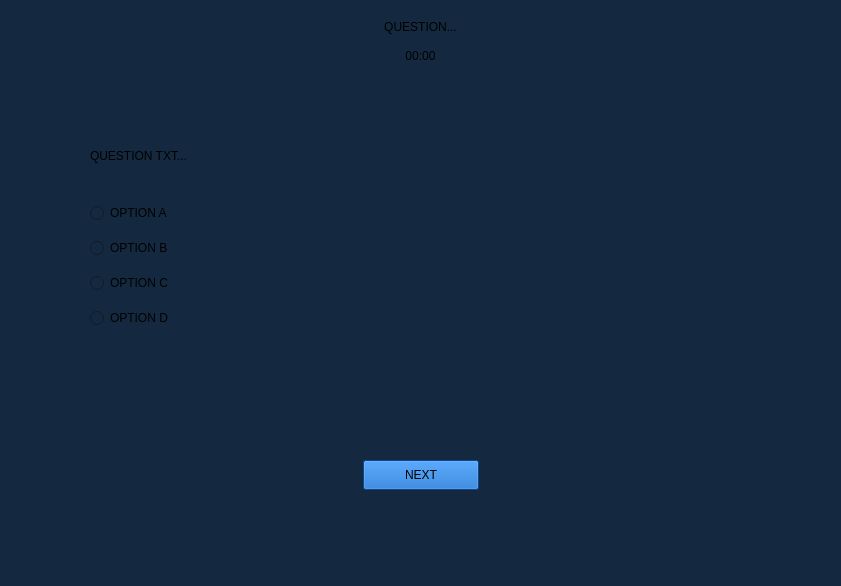
<?xml version="1.0" encoding="UTF-8"?>
<ui version="4.0">
 <class>logicalReasoningForm</class>
 <widget class="QWidget" name="logicalReasoningForm">
  <property name="geometry">
   <rect>
    <x>0</x>
    <y>0</y>
    <width>841</width>
    <height>586</height>
   </rect>
  </property>
  <property name="minimumSize">
   <size>
    <width>841</width>
    <height>586</height>
   </size>
  </property>
  <property name="maximumSize">
   <size>
    <width>841</width>
    <height>586</height>
   </size>
  </property>
  <property name="windowTitle">
   <string>Form</string>
  </property>
  <property name="styleSheet">
   <string notr="true">QWidget{
	background-color: rgb(20, 41, 63);
}

QLabel{
	font: 600 12pt &quot;Segoe UI&quot;;
}

QRadioButton{
	font: 600 12pt &quot;Segoe UI&quot;;
}</string>
  </property>
  <layout class="QVBoxLayout" name="verticalLayout_5">
   <item>
    <widget class="QStackedWidget" name="logicalReasoningStackedWidget">
     <property name="currentIndex">
      <number>1</number>
     </property>
     <widget class="QWidget" name="page">
      <layout class="QVBoxLayout" name="verticalLayout_6">
       <item>
        <widget class="QLabel" name="label">
         <property name="styleSheet">
          <string notr="true">font: 700 16pt &quot;Segoe UI&quot;;
margin-top:30px;</string>
         </property>
         <property name="text">
          <string>LOGICAL REASONING</string>
         </property>
         <property name="alignment">
          <set>Qt::AlignmentFlag::AlignCenter</set>
         </property>
        </widget>
       </item>
       <item>
        <layout class="QVBoxLayout" name="verticalLayout_4">
         <property name="leftMargin">
          <number>50</number>
         </property>
         <property name="topMargin">
          <number>40</number>
         </property>
         <property name="rightMargin">
          <number>50</number>
         </property>
         <property name="bottomMargin">
          <number>40</number>
         </property>
         <item>
          <layout class="QVBoxLayout" name="verticalLayout">
           <item>
            <widget class="QLabel" name="label_2">
             <property name="text">
              <string>Type: Deductive reasoning / pattern recognition</string>
             </property>
            </widget>
           </item>
           <item>
            <widget class="QLabel" name="label_3">
             <property name="text">
              <string>Instruction: Each question requires identifying the next step in a sequence or applying logic to a condition.</string>
             </property>
             <property name="wordWrap">
              <bool>true</bool>
             </property>
            </widget>
           </item>
          </layout>
         </item>
         <item>
          <layout class="QVBoxLayout" name="verticalLayout_2">
           <item>
            <widget class="QLabel" name="label_4">
             <property name="text">
              <string>Example:</string>
             </property>
            </widget>
           </item>
           <item>
            <widget class="QLabel" name="label_5">
             <property name="text">
              <string>Question: All cats are mammals. All mammals are animals. Which statement must be true?</string>
             </property>
            </widget>
           </item>
           <item>
            <widget class="QLabel" name="label_6">
             <property name="text">
              <string>Options:</string>
             </property>
            </widget>
           </item>
           <item>
            <widget class="QLabel" name="label_7">
             <property name="text">
              <string>A) All animals are cats</string>
             </property>
            </widget>
           </item>
           <item>
            <widget class="QLabel" name="label_8">
             <property name="text">
              <string>B) All cats are animals</string>
             </property>
            </widget>
           </item>
           <item>
            <widget class="QLabel" name="label_17">
             <property name="text">
              <string>C) Some animals are cats</string>
             </property>
            </widget>
           </item>
           <item>
            <widget class="QLabel" name="label_18">
             <property name="text">
              <string>D) No cats are animals</string>
             </property>
            </widget>
           </item>
           <item>
            <widget class="QLabel" name="label_19">
             <property name="text">
              <string>Correct Answer: B</string>
             </property>
            </widget>
           </item>
           <item>
            <widget class="QLabel" name="label_20">
             <property name="text">
              <string>Explanation: Since all cats are mammals and all mammals are animals, cats must be animals.</string>
             </property>
            </widget>
           </item>
          </layout>
         </item>
        </layout>
       </item>
       <item>
        <layout class="QVBoxLayout" name="verticalLayout_3">
         <item>
          <layout class="QHBoxLayout" name="horizontalLayout">
           <item>
            <spacer name="horizontalSpacer">
             <property name="orientation">
              <enum>Qt::Orientation::Horizontal</enum>
             </property>
             <property name="sizeHint" stdset="0">
              <size>
               <width>40</width>
               <height>20</height>
              </size>
             </property>
            </spacer>
           </item>
           <item>
            <widget class="QPushButton" name="startBtn">
             <property name="cursor">
              <cursorShape>PointingHandCursor</cursorShape>
             </property>
             <property name="styleSheet">
              <string notr="true">font: 600 12pt &quot;Segoe UI&quot;;
background-color: rgb(11, 100, 197);
padding:7px;
width:100px;</string>
             </property>
             <property name="text">
              <string>START</string>
             </property>
             <property name="default">
              <bool>false</bool>
             </property>
             <property name="flat">
              <bool>false</bool>
             </property>
            </widget>
           </item>
           <item>
            <spacer name="horizontalSpacer_2">
             <property name="orientation">
              <enum>Qt::Orientation::Horizontal</enum>
             </property>
             <property name="sizeHint" stdset="0">
              <size>
               <width>40</width>
               <height>20</height>
              </size>
             </property>
            </spacer>
           </item>
          </layout>
         </item>
         <item>
          <spacer name="verticalSpacer">
           <property name="orientation">
            <enum>Qt::Orientation::Vertical</enum>
           </property>
           <property name="sizeHint" stdset="0">
            <size>
             <width>20</width>
             <height>40</height>
            </size>
           </property>
          </spacer>
         </item>
        </layout>
       </item>
      </layout>
     </widget>
     <widget class="QWidget" name="page_2">
      <layout class="QVBoxLayout" name="verticalLayout_11">
       <item>
        <layout class="QVBoxLayout" name="verticalLayout_7">
         <property name="spacing">
          <number>15</number>
         </property>
         <item>
          <widget class="QLabel" name="questionHeader">
           <property name="styleSheet">
            <string notr="true">font: 700 16pt &quot;Segoe UI&quot;;</string>
           </property>
           <property name="text">
            <string>QUESTION...</string>
           </property>
           <property name="alignment">
            <set>Qt::AlignmentFlag::AlignCenter</set>
           </property>
          </widget>
         </item>
         <item>
          <widget class="QLabel" name="qTimer">
           <property name="text">
            <string>00:00</string>
           </property>
           <property name="alignment">
            <set>Qt::AlignmentFlag::AlignCenter</set>
           </property>
          </widget>
         </item>
        </layout>
       </item>
       <item>
        <layout class="QVBoxLayout" name="verticalLayout_9">
         <property name="spacing">
          <number>40</number>
         </property>
         <property name="leftMargin">
          <number>70</number>
         </property>
         <property name="topMargin">
          <number>80</number>
         </property>
         <property name="rightMargin">
          <number>40</number>
         </property>
         <property name="bottomMargin">
          <number>50</number>
         </property>
         <item>
          <widget class="QLabel" name="question_txt">
           <property name="text">
            <string>QUESTION TXT...</string>
           </property>
           <property name="wordWrap">
            <bool>true</bool>
           </property>
          </widget>
         </item>
         <item>
          <layout class="QVBoxLayout" name="verticalLayout_8">
           <property name="spacing">
            <number>15</number>
           </property>
           <item>
            <widget class="QRadioButton" name="qOptionA">
             <property name="text">
              <string>OPTION A</string>
             </property>
            </widget>
           </item>
           <item>
            <widget class="QRadioButton" name="qOptionB">
             <property name="text">
              <string>OPTION B</string>
             </property>
            </widget>
           </item>
           <item>
            <widget class="QRadioButton" name="qOptionC">
             <property name="text">
              <string>OPTION C</string>
             </property>
            </widget>
           </item>
           <item>
            <widget class="QRadioButton" name="qOptionD">
             <property name="text">
              <string>OPTION D</string>
             </property>
            </widget>
           </item>
          </layout>
         </item>
        </layout>
       </item>
       <item>
        <layout class="QVBoxLayout" name="verticalLayout_10">
         <item>
          <spacer name="verticalSpacer_3">
           <property name="orientation">
            <enum>Qt::Orientation::Vertical</enum>
           </property>
           <property name="sizeHint" stdset="0">
            <size>
             <width>20</width>
             <height>40</height>
            </size>
           </property>
          </spacer>
         </item>
         <item>
          <layout class="QHBoxLayout" name="horizontalLayout_2">
           <item>
            <spacer name="horizontalSpacer_3">
             <property name="orientation">
              <enum>Qt::Orientation::Horizontal</enum>
             </property>
             <property name="sizeHint" stdset="0">
              <size>
               <width>40</width>
               <height>20</height>
              </size>
             </property>
            </spacer>
           </item>
           <item>
            <widget class="QPushButton" name="qNextBtn">
             <property name="cursor">
              <cursorShape>PointingHandCursor</cursorShape>
             </property>
             <property name="styleSheet">
              <string notr="true">font: 600 12pt &quot;Segoe UI&quot;;
background-color: rgb(11, 100, 197);
padding:7px;
width:100px;</string>
             </property>
             <property name="text">
              <string>NEXT</string>
             </property>
             <property name="default">
              <bool>false</bool>
             </property>
             <property name="flat">
              <bool>false</bool>
             </property>
            </widget>
           </item>
           <item>
            <spacer name="horizontalSpacer_4">
             <property name="orientation">
              <enum>Qt::Orientation::Horizontal</enum>
             </property>
             <property name="sizeHint" stdset="0">
              <size>
               <width>40</width>
               <height>20</height>
              </size>
             </property>
            </spacer>
           </item>
          </layout>
         </item>
         <item>
          <spacer name="verticalSpacer_2">
           <property name="orientation">
            <enum>Qt::Orientation::Vertical</enum>
           </property>
           <property name="sizeHint" stdset="0">
            <size>
             <width>20</width>
             <height>40</height>
            </size>
           </property>
          </spacer>
         </item>
        </layout>
       </item>
      </layout>
     </widget>
    </widget>
   </item>
  </layout>
 </widget>
 <resources/>
 <connections/>
</ui>
